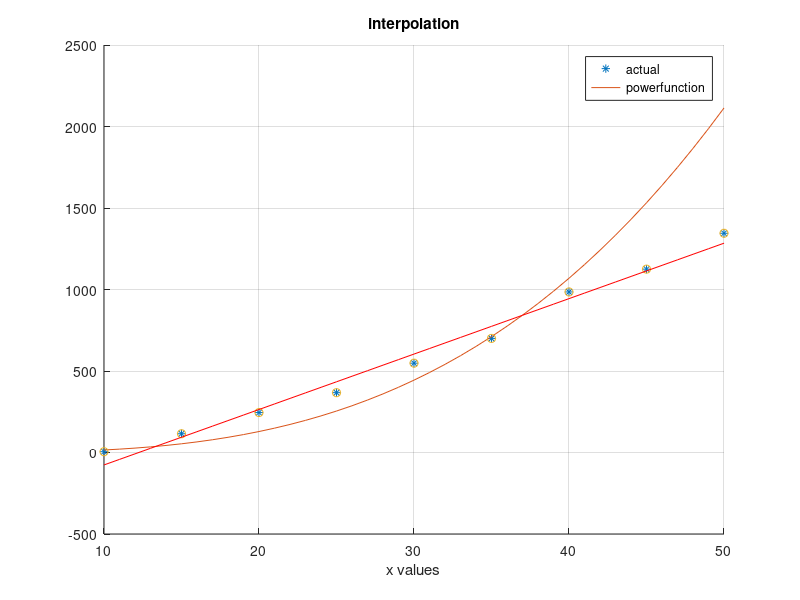

The MATLAB source for this figure:
clear;
clc;
x=[10 15 20 25 30 35 40 45 50];
y=[5 115 245 367 548 700 985 1125 1345];

p_pow=polyfit(log(x),log(y),1); % power function
m=p_pow(1); % m is coefficient
n=exp(p_pow(2)); % n is constant coefficient
x_pow=10:1:50;
y_pow=n*x_pow.^m; % formula of equation

Ai1_12=interp1(x,y,12); % approximate value for 12
Ei1_12=polyval(p_pow,12);%actual value for 12


p_lin=polyfit(x,y,1); % linear function
a=p_lin(1); % a is coefficient of x 
c=p_lin(2); % c is constant coefficient
x_lin=10:1:50;
y_lin=a*x_lin+c;

Ai2_12=interp1(x,y,12); % approximate value for 12
Ei2_12=polyval(p_lin,12); %actual value for 12

% for n=1 
RMS_power=sqrt(mean((Ei1_12 - Ai1_12).^2)) % RMS error for power function
RMS_linear=sqrt(mean((Ei2_12 - Ai2_12).^2)) % RMS error for linear function


hold on

plot(x,y,'*',x_pow,y_pow)
plot(x,y,'o',x_lin,y_lin,'r')

hold off

xlabel('x values')
legend('actual','powerfunction')
title('interpolation')
grid






